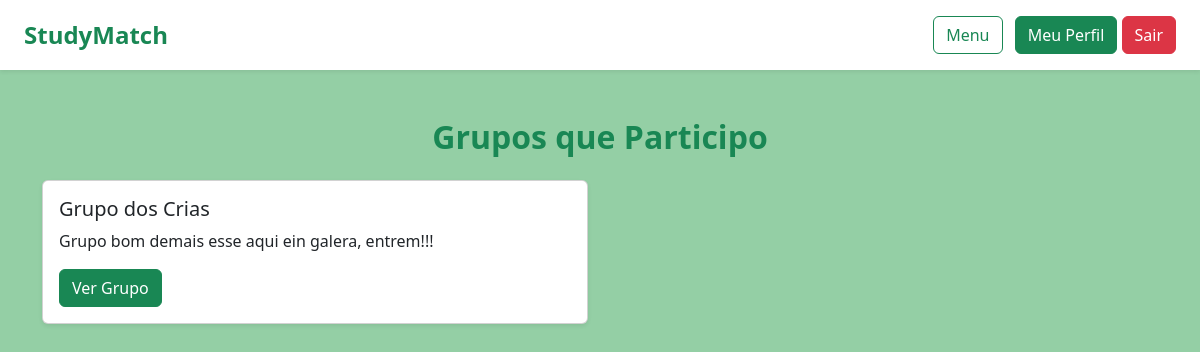
The page /grupos-participo (signed in) on the database its author committed.
### tables this page shows
CREATE TABLE groups (
                id INTEGER PRIMARY KEY AUTOINCREMENT,
                nome TEXT NOT NULL,
                descricao TEXT,
                materia TEXT,
                estilo TEXT,
                administrador_id INTEGER
            );

### app/routes/group_routes.py (the view)
    @bp.route("/grupos-participo")
    def grupos_participo():
        if "user_id" not in session:
            return redirect("/login")
        user_id = session["user_id"]
        grupos = group_use_case.get_participating_but_not_admin(user_id)
        return render_template("grupos_participo.html", grupos=grupos)

### infra/repositories/group_repository_sqlite.py (called while the page is built)
    def find_participating_but_not_admin(self, user_id):
        cursor = self.conn.cursor()
        cursor.execute("""
            SELECT g.id, g.nome, g.descricao, g.materia, g.estilo, g.administrador_id
            FROM groups g
            JOIN group_participants gp ON gp.grupo_id = g.id
            WHERE gp.usuario_id = ? AND g.administrador_id != ?
        """, (user_id, user_id))
        rows = cursor.fetchall()
        return [Group(*row) for row in rows]

### use_cases/group_use_case.py (called while the page is built)
    def get_participating_but_not_admin(self, user_id):
        return self.repository.find_participating_but_not_admin(user_id)

### app/templates/grupos_participo.html (shortened to what this page needs)
{% extends "base.html" %}
{% block content %}
<h2 class="text-success text-center mb-4">Grupos que Participo</h2>
{% if grupos %}
  <div class="row">
    {% for grupo in grupos %}
      <div class="col-md-6 mb-4">
        <div class="card shadow-sm">
          <div class="card-body">
            <h5 class="card-title">{{ grupo.nome }}</h5>
            <p class="card-text">{{ grupo.descricao }}</p>
            <a href="/grupo/{{ grupo.id }}" class="btn btn-success">Ver Grupo</a>
          </div>
        </div>
      </div>
    {% endfor %}
  </div>
{% else %}
  <p class="text-center text-muted">Você ainda não participa de nenhum grupo como membro.</p>
{% endif %}
{% endblock %}

### app/static/css/style.css (style rules this page uses)
h1, h2 { font-weight: bold; }
.btn { font-weight: 500; }
body.bg-soft-green { background-color: #94cfa5; font-family: 'Segoe UI', Tahoma, Geneva, Verdana, sans-serif; margin: 0; }

### rows shown on the page
groups: nome "Grupo dos Crias", descricao "Grupo bom demais esse aqui ein galera, entrem!!!"
